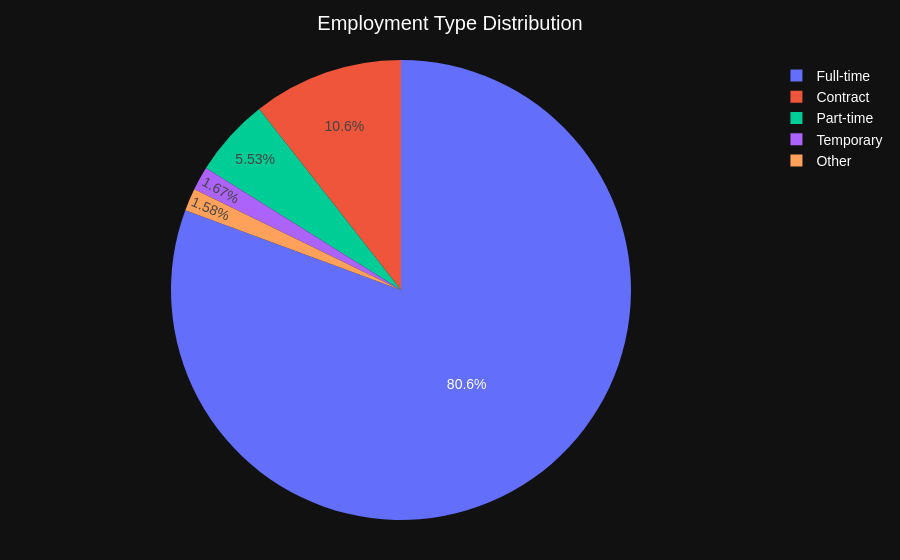

Write notebook code for a chart like this one.
### Code cell
employment = (
    df["employment_type"]
    .value_counts()
    .reset_index()
)

employment.columns = ["Type", "Count"]

fig = px.pie(
    employment,
    names="Type",
    values="Count",
    title="Employment Type Distribution"
)
fig.update_layout(**layout_config)
fig.show()

### Figure 1 — Plotly figure (JSON) as saved in the notebook; plotly's stock layout.template omitted (floating-point values rounded to 4 significant figures)
{"data": [{"domain": {"x": [0, 1], "y": [0, 1]}, "hovertemplate": "Type=%{label}<br>Count=%{value}<extra></extra>", "labels": ["Full-time", "Contract", "Part-time", "Temporary", "Other"], "legendgroup": "", "name": "", "showlegend": true, "type": "pie", "values": [11620, 1524, 797, 241, 227]}], "layout": {"font": {"color": "white", "family": "Arial", "size": 14}, "legend": {"tracegroupgap": 0}, "margin": {"b": 40, "l": 40, "r": 40, "t": 60}, "title": {"text": "Employment Type Distribution", "x": 0.5}}}
